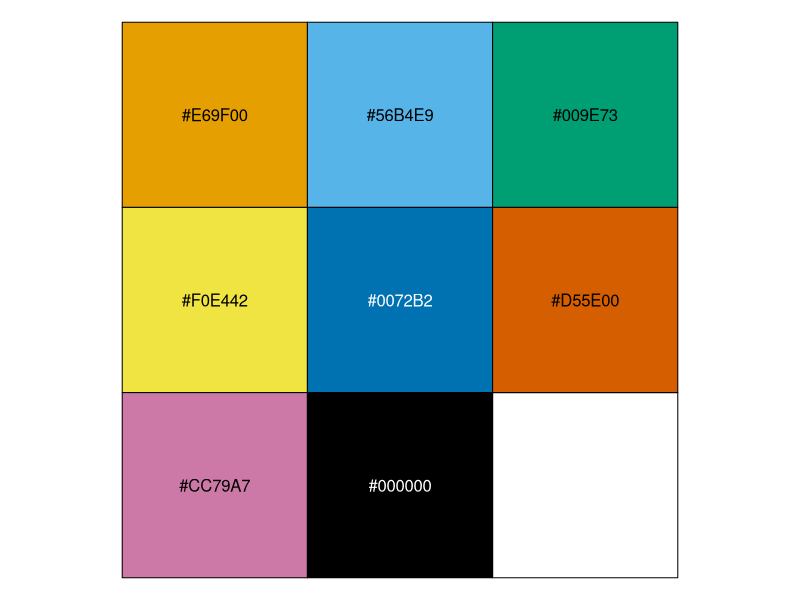

Generate this figure with R: (Note: this script raises an error after producing the figure.)
##Load libraries & data ----
library(ggplot2)
library(dplyr)

all_data <- read.csv("./Clean_data/cleaned_merged_data.csv",
                     stringsAsFactors = F)

#Okabe and Ito 2008 colorblind-safe qualitative color scale ----
my_cols <- c("#E69F00", "#56B4E9", "#009E73", "#F0E442", "#0072B2",
             "#D55E00", "#CC79A7", "#000000")
scales::show_col(my_cols)

#Drop NA Density values
all_data <- all_data[!is.na(all_data$Density),]

#Recode phage presence
all_data$Phage_presence[all_data$Phage_presence == 1] <- "Phage present"
all_data$Phage_presence[all_data$Phage_presence == 0] <- "Phage absent"

#Reorder Pop levels
all_data$Pop <- factor(all_data$Pop,
                       levels = c("P_aeruginosa", "PT7",
                                  "PA14", "AB", "BC", "SA", "DMS3vir",
                                  "Klebsiella", "Pseudomonas", "Staphylococcus",
                                  "Kleb_phage"))

#Reorder competitor community levels
all_data$Bact_community <- 
  factor(all_data$Bact_community,
         levels = c("K", "P", "S", "K+P+S", 
                    "Pa", "Pa+Sa", "Pa+Sm", "Pa+Sa+Sm",
                    "PA", "PA+AB", "PA+BC", "PA+SA", "PA+AB+BC+SA", 
                    "PA+surfacemutant"))
all_data$Focal_strain <- 
  factor(all_data$Focal_strain,
         levels = c("Klebsiella", "PAO1", "lasR", "PA14"))


#Get summarized values
all_data <- group_by(all_data, Study, Focal_strain, Bact_community,
                     Phage_presence, Time_day, Rep_pop, Pop)
all_data_repsum <- summarize(all_data,
                          dens_rep_avg = mean(Density, na.rm = TRUE),
                          dens_rep_sd = sd(Density, na.rm = TRUE),
                          dens_rep_n = sum(sapply(Density, is.numeric)))

##TODO check that repsum is correct!

all_data_repsum <- group_by(all_data_repsum,
                            Study, Focal_strain, Bact_community,
                            Phage_presence, Time_day, Pop)
all_data_popsum <- summarize(all_data_repsum,
                             dens_pop_avg = mean(dens_rep_avg),
                             dens_pop_sd = sd(dens_rep_avg, na.rm = TRUE),
                             dens_pop_n = sum(sapply(dens_rep_avg, is.numeric)))

#Plots ----
dir.create("./Plots", showWarnings = FALSE)

#Mumford
temp_repsum <- all_data_repsum[all_data_repsum$Study == "Mumford_Friman", ]
temp_popsum <- all_data_popsum[all_data_popsum$Study == "Mumford_Friman", ]
tiff("./Plots/Mumford_Friman.tiff", width = 10, height = 6,
     units = "in", res = 300)
ggplot(data = temp_repsum, 
       aes(x = Time_day, y = dens_rep_avg+1, color = Pop)) +
  geom_point(alpha = 0.5, 
             #position = position_dodge(width = 1.5)
             ) +
  # geom_line(aes(group = interaction(Rep_pop, Competitor_community)),
  #           alpha = 0.2, position = position_dodge(width = 1.5)) +
  geom_point(data = temp_popsum, aes(y = dens_pop_avg+1),
             #position = position_dodge(width = 1.5), 
             size = 3) +
  geom_line(data = temp_popsum, aes(y = dens_pop_avg+1)) +
  geom_hline(yintercept = 1, lty = 2) +
  facet_grid(Phage_presence ~ Focal_strain + Bact_community) +
  scale_y_continuous(trans = "log10") +
  scale_color_manual(values = my_cols[c(8, 5)]) +
  labs(x = "Time (days)", y = "Density + 1", color = "Population", 
       title = "Focal Host Genotype", subtitle = "Community Treatment") +
  theme_bw() +
  theme(axis.title = element_text(size = 16),
        strip.text.x = element_text(size = 11.5),
        strip.text.y = element_text(size = 13),
        legend.title = element_text(size = 13),
        legend.text = element_text(size = 12),
        plot.title = element_text(size = 13),
        plot.subtitle = element_text(size = 13))
dev.off()

#Alseth
temp_repsum <- all_data_repsum[all_data_repsum$Study == "Alseth_etal", ]
temp_popsum <- all_data_popsum[all_data_popsum$Study == "Alseth_etal", ]
tiff("./Plots/Alseth_etal.tiff", width = 10, height = 5,
     units = "in", res = 300)
ggplot(data = temp_repsum,
       aes(x = Time_day, y = dens_rep_avg+1,
           color = Pop)) +
  geom_point(alpha = 0.5) +
  geom_point(data = temp_popsum, aes(y = dens_pop_avg+1), size = 3) +
  geom_line(data = temp_popsum, aes(y = dens_pop_avg+1), lwd = 1) +
  geom_hline(yintercept = 1, lty = 2) +
  facet_grid(Phage_presence~Bact_community) +
  scale_y_continuous(trans = "log10") +
  scale_color_manual(values = my_cols[c(8, 1:3, 5)]) +
  labs(x = "Time (days)", y = "Density + 1",
       color = "Population", subtitle = "Community Treatment") +
  theme_bw() +
  theme(axis.title = element_text(size = 16),
        strip.text.x = element_text(size = 10),
        strip.text.y = element_text(size = 13),
        legend.title = element_text(size = 13),
        legend.text = element_text(size = 12),
        plot.subtitle = element_text(size = 13))
dev.off()

#Johnke
temp_repsum <- all_data_repsum[all_data_repsum$Study == "Johnke_etal", ]
temp_popsum <- all_data_popsum[all_data_popsum$Study == "Johnke_etal", ]
tiff("./Plots/Johnke_etal.tiff", width = 10, height = 5,
     units = "in", res = 300)
ggplot(data = temp_repsum,
       aes(x = Time_day, y = dens_rep_avg+1,
           color = Pop)) +
  geom_point(alpha = 0.5) +
  geom_point(data = temp_popsum, aes(y = dens_pop_avg+1), size = 3) +
  geom_line(data = temp_popsum, aes(y = dens_pop_avg+1), lwd = 1) +
  geom_hline(yintercept = 1, lty = 2) +
  facet_grid(Phage_presence~Bact_community) +
  scale_y_continuous(trans = "log10") +
  scale_color_manual(values = my_cols[c(8, 1, 3, 5)]) +
  labs(x = "Time (days)", y = "Density + 1",
       color = "Population", subtitle = "Community Treatment") +
  theme_bw() +
  theme(axis.title = element_text(size = 16),
        strip.text.x = element_text(size = 10),
        strip.text.y = element_text(size = 13),
        legend.title = element_text(size = 13),
        legend.text = element_text(size = 12),
        plot.subtitle = element_text(size = 13))
dev.off()

##Stats ----

model_mum_bact <- lm(log10(dens_rep_avg+1) ~ Bact_community*Focal_strain*Phage_presence,
                 all_data_repsum[all_data_repsum$Time_day > 0 &
                                   all_data_repsum$Study == "Mumford_Friman" &
                                   all_data_repsum$Pop == "P_aeruginosa", ])
summary(model_mum_bact)

model_mum_phg <- lm(log10(dens_rep_avg) ~ Bact_community*Time_day*Focal_strain,
                all_data_repsum[all_data_repsum$Time_day > 0 &
                                all_data_repsum$Study == "Mumford_Friman" &
                                all_data_repsum$Pop == "PT7", ])
summary(model_mum_phg)
##Only sig effect is that phage declines over time

model_alseth_bact <- lm(log10(dens_rep_avg) ~ Bact_community*Time_day,
                    all_data_repsum[all_data_repsum$Time_day > 0 &
                                      all_data_repsum$Study == "Alseth_etal" &
                                      all_data_repsum$Pop == "PA14", ])
summary(model_alseth_bact)
##PA dens is suppressed by           


model_alseth_phg <- lm(log10(dens_rep_avg) ~ Bact_community*Time_day,
                       all_data_repsum[all_data_repsum$Time_day > 0 &
                                         all_data_repsum$Study == "Alseth_etal" &
                                         all_data_repsum$Pop == "DMS3vir", ])
summary(model_alseth_phg)
##Phages decline faster over time with BC


model_jon_bact <- lm(log10(dens_rep_avg+1) ~ Bact_community*Phage_presence*Time_day,
             all_data_repsum[all_data_repsum$Time_day > 0 &
                              all_data_repsum$Study == "Johnke_etal" &
                              all_data_repsum$Pop == "Klebsiella", ])
summary(model_jon_bact)

model_jon_phg <- lm(log10(dens_rep_avg) ~ Bact_community*Time_day,
                 all_data_repsum[all_data_repsum$Time_day > 0 &
                                   all_data_repsum$Study == "Johnke_etal" &
                                   all_data_repsum$Pop == "Kleb_phage", ])
summary(model_jon_phg)
             
             
             
             
             
             